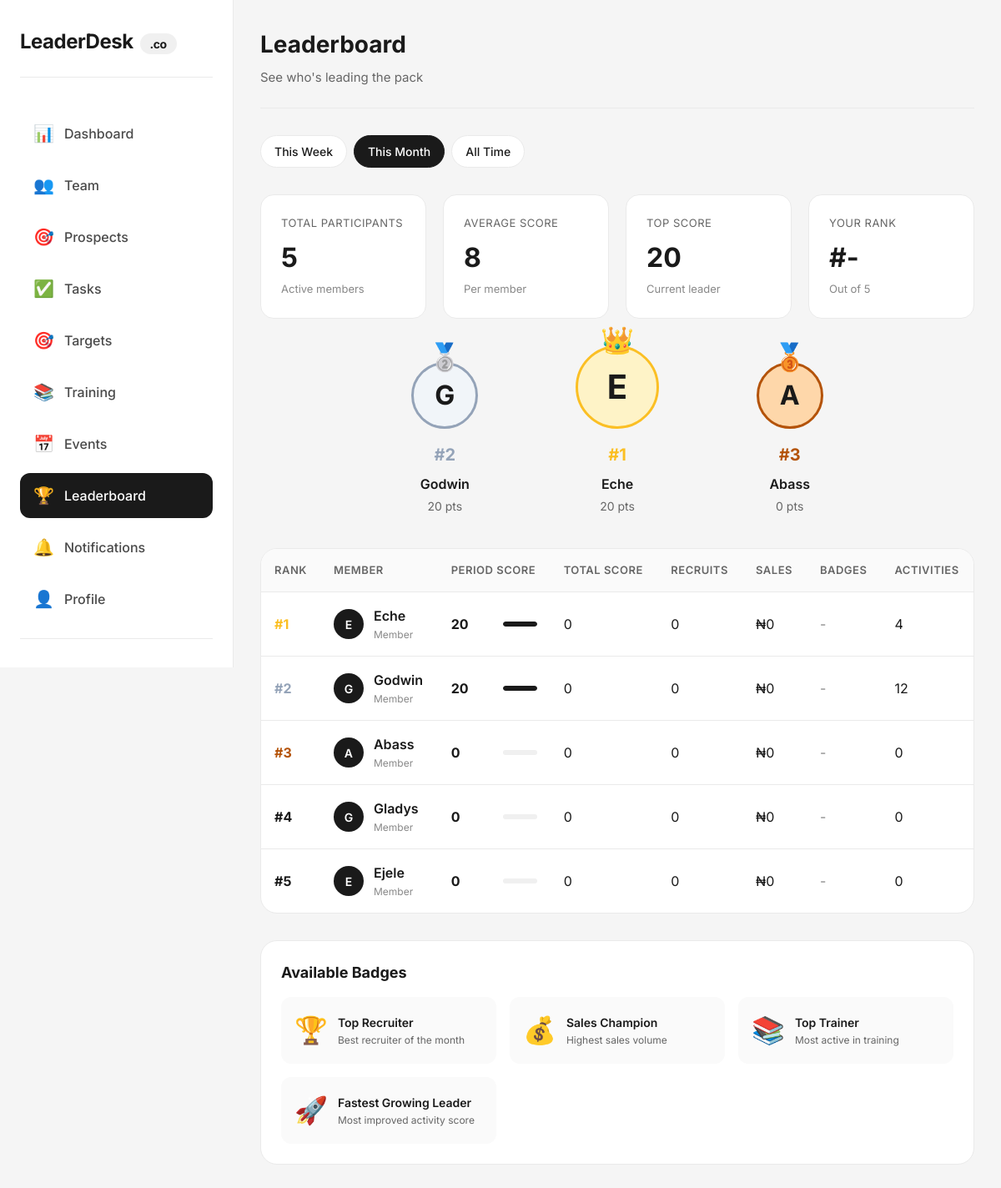
Page /leaderboard.php (signed in) on the earlier database version.
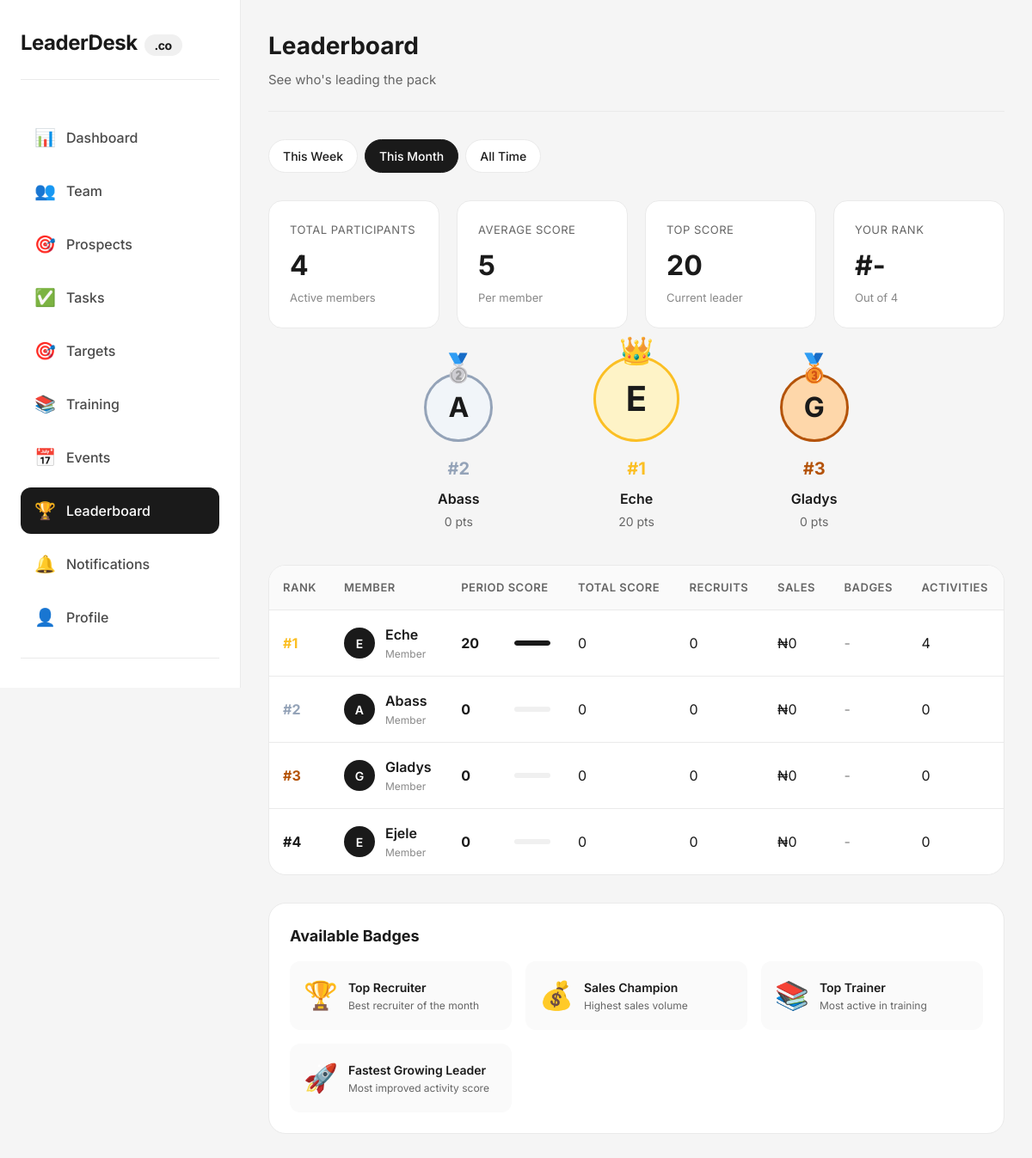
Same page on the later database version.
### tables this page shows
CREATE TABLE `users` (
  `id` int(11) NOT NULL AUTO_INCREMENT,
  `name` varchar(100) NOT NULL,
  `email` varchar(100) NOT NULL,
  `phone` varchar(20) DEFAULT NULL,
  `password` varchar(255) NOT NULL,
  `role` enum('super_admin','team_leader','member') DEFAULT 'member',
  `upgrade_requested` tinyint(4) DEFAULT 0,
  `team_id` int(11) DEFAULT NULL,
  `status` enum('active','inactive','suspended') DEFAULT 'active',
  `created_at` timestamp NOT NULL DEFAULT current_timestamp(),
  `updated_at` timestamp NOT NULL DEFAULT current_timestamp() ON UPDATE current_timestamp(),
  `last_login` timestamp NULL DEFAULT NULL,
  PRIMARY KEY (`id`),
  UNIQUE KEY `email` (`email`)
);

CREATE TABLE `badges` (
  `id` int(11) NOT NULL AUTO_INCREMENT,
  `name` varchar(100) NOT NULL,
  `description` text DEFAULT NULL,
  `icon` varchar(50) DEFAULT NULL,
  PRIMARY KEY (`id`)
);

### includes/auth_check.php (called while the page is built, shortened)
<?php
$stmt = $pdo->prepare("SELECT u.*, t.team_name, t.subscription_status, tb.primary_color, tb.logo_url, tb.tagline
                       FROM users u
                       LEFT JOIN teams t ON u.team_id = t.id
                       LEFT JOIN team_branding tb ON u.team_id = tb.team_id
                       WHERE u.id = ?");
$stmt->execute([$_SESSION['user_id']]);
$current_user = $stmt->fetch();
?>

### leaderboard.php (the view, shortened to what this page needs)
<?php
require_once 'config/database.php';
require_once 'includes/auth_check.php';
$time_filter = $_GET['filter'] ?? 'monthly';
switch ($time_filter) {
    case 'monthly':
        $date_condition = "AND al.created_at >= DATE_SUB(NOW(), INTERVAL 1 MONTH)";
        break;
}
$stmt = $pdo->prepare("
    SELECT
        u.id,
        u.name,
        u.email,
        mp.rank,
        mp.activity_score as total_score,
        mp.total_recruits,
        mp.total_sales,
        COALESCE(SUM(al.points_earned), 0) as period_score,
        COUNT(DISTINCT al.id) as activities_count,
        (SELECT COUNT(*) FROM user_badges ub WHERE ub.user_id = u.id) as badge_count
    FROM users u
    JOIN member_profiles mp ON u.id = mp.user_id
    LEFT JOIN activity_logs al ON u.id = al.user_id AND al.team_id = u.team_id $date_condition
    WHERE u.team_id = ? AND u.role = 'member'
    GROUP BY u.id
    ORDER BY period_score DESC, mp.activity_score DESC
");
$stmt->execute([$current_user['team_id']]);
$leaderboard = $stmt->fetchAll();
$current_user_rank = 0;
$top_three = array_slice($leaderboard, 0, 3);
$stmt = $pdo->prepare("SELECT * FROM badges");
$stmt->execute();
$badges = $stmt->fetchAll();
$user_badges = [];
$total_participants = count($leaderboard);
$avg_score = $total_participants > 0 ? round(array_sum(array_column($leaderboard, 'period_score')) / $total_participants) : 0;
$top_score = !empty($leaderboard) ? $leaderboard[0]['period_score'] : 0;
?>
<!DOCTYPE html>
<html lang="en">
<head>
</head>
<body>
    <div class="app">
        <aside class="sidebar">
            <div class="sidebar-logo">
                LeaderDesk<span>.co</span>
            </div>
            <ul class="nav-menu">
                <li class="nav-item">
                    <a href="dashboard.php">
                        <span class="nav-icon">📊</span>
                        Dashboard
                    </a>
                </li>
                <li class="nav-item">
                    <a href="team.php">
                        <span class="nav-icon">👥</span>
                        Team
                    </a>
                </li>
                <li class="nav-item">
                    <a href="prospects.php">
                        <span class="nav-icon">🎯</span>
                        Prospects
                    </a>
                </li>
                <li class="nav-item">
                    <a href="tasks.php">
                        <span class="nav-icon">✅</span>
                        Tasks
                    </a>
                </li>
                <li class="nav-item">
                    <a href="targets.php">
                        <span class="nav-icon">🎯</span>
                        Targets
                    </a>
                </li>
                <li class="nav-item">
                    <a href="training.php">
                        <span class="nav-icon">📚</span>
                        Training
                    </a>
                </li>
                <li class="nav-item">
                    <a href="events.php">
                        <span class="nav-icon">📅</span>
                        Events
                    </a>
                </li>
                <li class="nav-item active">
                    <a href="leaderboard.php">
                        <span class="nav-icon">🏆</span>
                        Leaderboard
                    </a>
                </li>
                <li class="nav-item">
                    <a href="notifications.php">
                        <span class="nav-icon">🔔</span>
                        Notifications
                    </a>
                </li>
                <li class="nav-item">
                    <a href="profile.php">
                        <span class="nav-icon">👤</span>
                        Profile
                    </a>
                </li>
                <li class="nav-item" style="margin-top: 20px; border-top: 1px solid #eaeaea; padding-top: 20px;">
                    <a href="logout.php" style="color: #ef4444;">
                        <span class="nav-icon">🚪</span>
                    </a>
                </li>
            </ul>
        </aside>
        <main class="main">
            <div class="top-bar">
                <div class="page-title">
                    <h1>Leaderboard</h1>
                    <p>See who's leading the pack</p>
                </div>
            </div>
            <div class="filter-tabs">
                <a href="?filter=weekly" class="filter-tab <?php echo $time_filter == 'weekly' ? 'active' : ''; ?>">This Week</a>
                <a href="?filter=monthly" class="filter-tab <?php echo $time_filter == 'monthly' ? 'active' : ''; ?>">This Month</a>
                <a href="?filter=all_time" class="filter-tab <?php echo $time_filter == 'all_time' ? 'active' : ''; ?>">All Time</a>
            </div>
            <div class="stats-grid">
                <div class="stat-card">
                    <div class="stat-label">Total Participants</div>
                    <div class="stat-value"><?php echo $total_participants; ?></div>
                    <div class="stat-sub">Active members</div>
                </div>
                <div class="stat-card">
                    <div class="stat-label">Average Score</div>
                    <div class="stat-value"><?php echo $avg_score; ?></div>
                    <div class="stat-sub">Per member</div>
                </div>
                <div class="stat-card">
                    <div class="stat-label">Top Score</div>
                    <div class="stat-value"><?php echo $top_score; ?></div>
                    <div class="stat-sub">Current leader</div>
                </div>
                <div class="stat-card">
                    <div class="stat-label">Your Rank</div>
                    <div class="stat-value">#<?php echo $current_user_rank ?: '-'; ?></div>
                    <div class="stat-sub">Out of <?php echo $total_participants; ?></div>
                </div>
            </div>
            <?php if (!empty($top_three) && count($top_three) >= 3): ?>
                <div class="podium-container">
                    <div class="podium">
                        <div class="podium-item second">
                            <div class="crown">🥈</div>
                            <div class="podium-avatar">
                                <?php echo strtoupper(substr($top_three[1]['name'], 0, 1)); ?>
                            </div>
                            <div class="podium-rank">#2</div>
                            <div class="podium-name"><?php echo htmlspecialchars($top_three[1]['name']); ?></div>
                            <div class="podium-score"><?php echo $top_three[1]['period_score']; ?> pts</div>
                        </div>
                        <div class="podium-item first">
                            <div class="crown">👑</div>
                            <div class="podium-avatar">
                                <?php echo strtoupper(substr($top_three[0]['name'], 0, 1)); ?>
                            </div>
                            <div class="podium-rank">#1</div>
                            <div class="podium-name"><?php echo htmlspecialchars($top_three[0]['name']); ?></div>
                            <div class="podium-score"><?php echo $top_three[0]['period_score']; ?> pts</div>
                        </div>
                        <div class="podium-item third">
                            <div class="crown">🥉</div>
                            <div class="podium-avatar">
                                <?php echo strtoupper(substr($top_three[2]['name'], 0, 1)); ?>
                            </div>
                            <div class="podium-rank">#3</div>
                            <div class="podium-name"><?php echo htmlspecialchars($top_three[2]['name']); ?></div>
                            <div class="podium-score"><?php echo $top_three[2]['period_score']; ?> pts</div>
                        </div>
                    </div>
                </div>
            <?php endif; ?>
            <?php if (empty($leaderboard)): ?>
                <div class="empty-state">
                    <span>🏆</span>
                    <h3>No leaderboard data yet</h3>
                    <p>Start adding activities to see rankings</p>
                </div>
            <?php else: ?>
                <div class="leaderboard-container">
                    <table class="leaderboard-table">
                        <thead>
                            <tr>
                                <th>Rank</th>
                                <th>Member</th>
                                <th>Period Score</th>
                                <th>Total Score</th>
                                <th>Recruits</th>
                                <th>Sales</th>
                                <th>Badges</th>
                                <th>Activities</th>
                            </tr>
                        </thead>
                        <tbody>
                            <?php foreach ($leaderboard as $index => $member):
                                $rank = $index + 1;
                                $is_current_user = $member['id'] == $current_user['id'];
                            ?>
                                <tr class="<?php echo $is_current_user ? 'current-user' : ''; ?>">
                                    <td class="rank-cell">
                                        <span class="rank-<?php echo $rank; ?>">#<?php echo $rank; ?></span>
                                    </td>
                                    <td>
                                        <div class="member-cell">
                                            <div class="member-avatar-small">
                                                <?php echo strtoupper(substr($member['name'], 0, 1)); ?>
                                            </div>
                                            <div class="member-info">
                                                <div class="member-name"><?php echo htmlspecialchars($member['name']); ?></div>
                                                <div class="member-rank"><?php echo htmlspecialchars($member['rank'] ?? 'Member'); ?></div>
                                            </div>
                                        </div>
                                    </td>
                                    <td>
                                        <div class="score-cell">
                                            <span class="score-value"><?php echo $member['period_score']; ?></span>
                                            <div class="score-bar-container">
                                                <?php $percentage = $top_score > 0 ? ($member['period_score'] / $top_score) * 100 : 0; ?>
                                                <div class="score-bar" style="width: <?php echo $percentage; ?>%"></div>
                                            </div>
                                        </div>
                                    </td>
                                    <td><?php echo $member['total_score']; ?></td>
                                    <td><?php echo $member['total_recruits']; ?></td>
                                    <td>₦<?php echo number_format($member['total_sales']); ?></td>
                                    <td>
                                        <div class="badges-container">
                                            <?php if (isset($user_badges[$member['id']])): ?>
                                                <?php foreach ($user_badges[$member['id']] as $badge): ?>
                                                    <span class="badge-icon" data-tooltip="<?php echo htmlspecialchars($badge['name'] . ': ' . $badge['description']); ?>">
                                                        <?php echo $badge['icon']; ?>
                                                    </span>
                                                <?php endforeach; ?>
                                            <?php else: ?>
                                                <span style="color: #888;">-</span>
                                            <?php endif; ?>
                                        </div>
                                    </td>
                                    <td><?php echo $member['activities_count']; ?></td>
                                </tr>
                            <?php endforeach; ?>
                        </tbody>
                    </table>
                </div>
            <?php endif; ?>
            <div class="badges-section">
                <h2>Available Badges</h2>
                <div class="badges-grid">
                    <?php foreach ($badges as $badge): ?>
                        <div class="badge-card">
                            <div class="badge-icon-large"><?php echo $badge['icon']; ?></div>
                            <div class="badge-info">
                                <h4><?php echo htmlspecialchars($badge['name']); ?></h4>
                                <p><?php echo htmlspecialchars($badge['description']); ?></p>
                            </div>
                        </div>
                    <?php endforeach; ?>
                </div>
            </div>
        </main>
    </div>
</body>
</html>

Differences in the rows shown:
no longer on this page (row edited): users: name "G", name "Godwin", rank "2", rank "Member", period_score "20", $percentage 100 (drawn), total_score "0", total_recruits "0", total_sales "0", activities_count "12"
computed for users "Abass": rank "3" → "2"
computed for users "Gladys": rank "4" → "3"
computed for users "Ejele": rank "5" → "4"
Other differences:
$total_participants: "5" → "4"
$avg_score: "8" → "5"
substr($top_three[1]['name'], 0, 1): "G" → "A"
$top_three[1]['name']: "Godwin" → "Abass"
$top_three[1]['period_score']: "20" → "0"
substr($top_three[2]['name'], 0, 1): "A" → "G"
$top_three[2]['name']: "Abass" → "Gladys"
